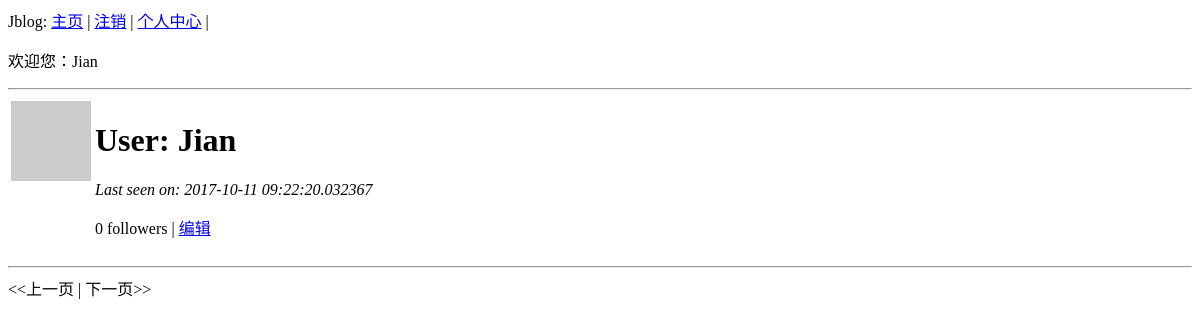
The app's page /user/Jian/1 (signed in), older data.
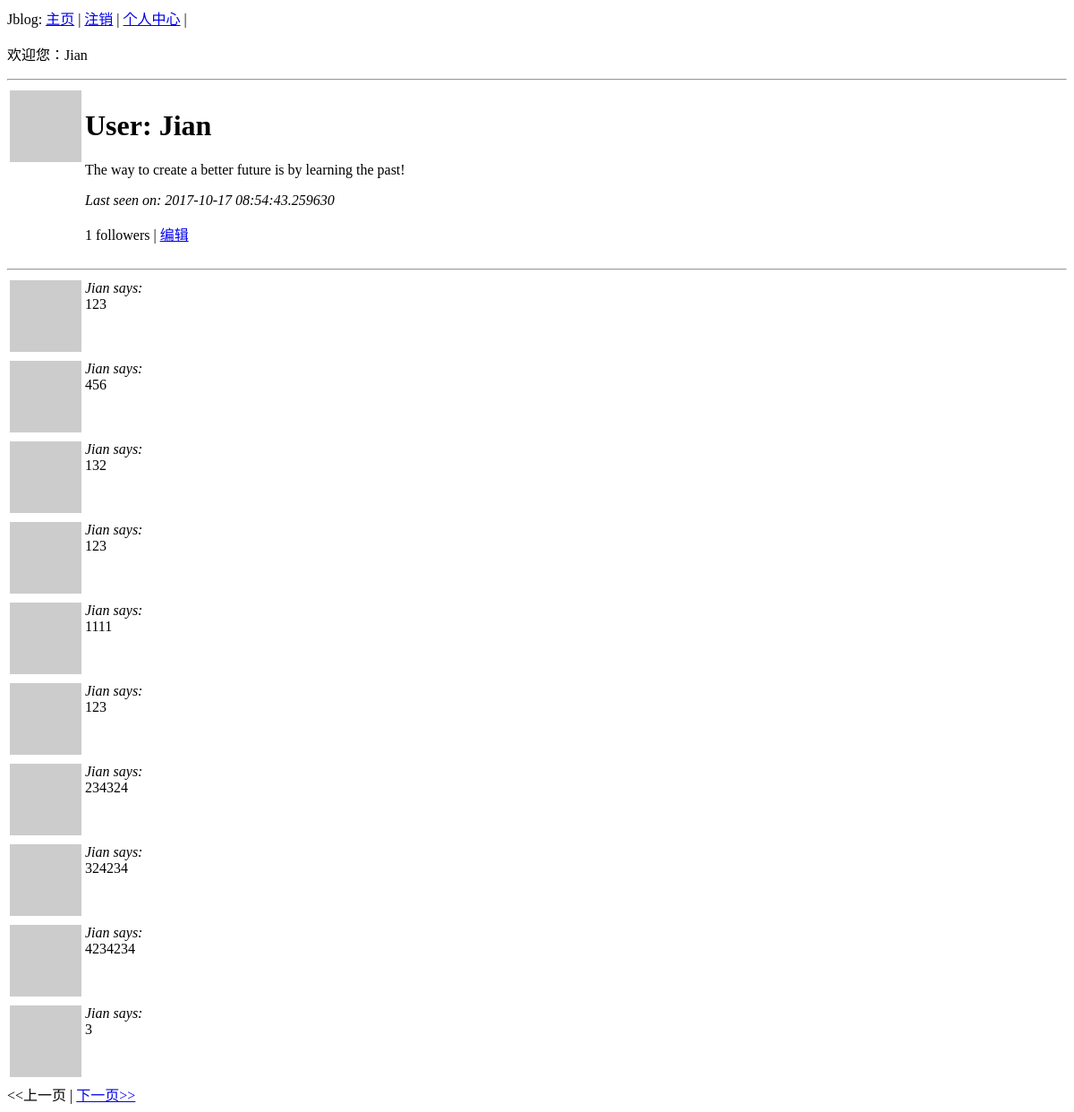
The same page, newer data.
### app/models.py (models this page shows, shortened)
class User(db.Model):
    id = db.Column(db.Integer, primary_key=True)
    nickname = db.Column(db.String(64), index=True, unique=True)
    email = db.Column(db.String(120), index=True, unique=True)
    posts = db.relationship('Post', backref='author', lazy='dynamic')
    about_me = db.Column(db.String(140))
    last_seen = db.Column(db.DateTime)
    followed = db.relationship('User',
        secondary = followers,
        primaryjoin = (followers.c.follower_id == id),
        secondaryjoin = (followers.c.followed_id == id),
        backref = db.backref('followers', lazy = 'dynamic'),
        lazy = 'dynamic')
    def avatar(self,size):
    	return 'http://www.gravatar.com/avatar/' + md5(self.email.encode('utf-8')).hexdigest() + '?d=mm&s=' + str(size)

class Post(db.Model):
	id = db.Column(db.Integer,primary_key=True)
	body = db.Column(db.String(140))
	timestamp = db.Column(db.DateTime)
	user_id = db.Column(db.Integer,db.ForeignKey('user.id'))

### app/views.py (the view)
@app.route('/user/<nickname>')
@app.route('/user/<nickname>/<int:page>')
@login_required
def user(nickname,page=1):
    user = User.query.filter_by(nickname=nickname).first()
    if user == None:
        flash('User '+nickname+' not found')
        return redirect(url_for('index'))
    posts = user.posts.paginate(page,POSTS_PER_PAGE,False)
    return render_template('user.html',
        user = user,
        posts = posts)

### app/views.py (called while the page is built)
@lm.user_loader
def load_user(id):
    return User.query.get(int(id))

@app.before_request
def before_request():
    g.user = current_user
    if g.user.is_authenticated:
        g.user.last_seen = datetime.utcnow()
        db.session.add(g.user)
        db.session.commit()

### app/templates/user.html
{% extends "base.html" %}
{% block content %}
<table>
    <tr valign="top">
        <td><img src="{{user.avatar(128)}}"></td>
        <td>
            <h1>User: {{user.nickname}}</h1>
            {% if user.about_me %}<p>{{user.about_me}}</p>{% endif %}
            {% if user.last_seen %}<p><i>Last seen on: {{user.last_seen}}</i></p>{% endif %}
            <p>{{user.followers.count()}} followers |
            {% if user.id == g.user.id %}
                <a href="{{url_for('edit')}}">编辑</a>
            {% elif not g.user.is_following(user) %}
                <a href="{{url_for('follow', nickname = user.nickname)}}">关注</a>
            {% else %}
                <a href="{{url_for('unfollow', nickname = user.nickname)}}">取消关注</a>
            {% endif %}
            </p>
        </td>
    </tr>
</table>
<hr>
{% for post in posts.items %}
    {% include 'post.html' %}
{% endfor %}
{% if posts.has_prev %} <a href="{{url_for('index',page=posts.prev_num)}}"><<上一页</a>{% else %} <<上一页 {% endif %}| {% if posts.has_next %} <a href="{{url_for('index',page=posts.next_num)}}"> 下一页>> </a>{% else %}下一页>>{% endif %}
{% endblock %}

### app/templates/base.html (shortened to what this page needs)
<!DOCTYPE html>
<html>
  <head>
  </head>
  <body>
    <div>Jblog:
        <a href="{{ url_for('index') }}">主页</a>
        {% if g.user.is_authenticated %}
        | <a href="{{ url_for('logout') }}">注销</a>
        | <a href="{{url_for('user',nickname = g.user.nickname)}}">个人中心</a>
        | <p>欢迎您：{{g.user.nickname}}</p>
        {% endif %}
    </div>
    <hr>
    {% block content %}{% endblock %}
  </body>
</html>

### app/templates/post.html
<table>
	<tr valign="top">
		<td><img src="{{post.author.avatar(50)}}" ></td><td><i>{{post.author.nickname}} says:</i><br>{{post.body}}</td>
	</tr>
</table>

Row changes from the older to the newer data that the page shows:
changed User "Jian": about_me (not shown) → "The way to create a better future is by learning the past!"; last_seen "2017-10-11 09:22:20.032367" → "2017-10-17 08:54:43.259630"
added Post: author.nickname "Jian", body "123"
added Post: author.nickname "Jian", body "456"
added Post: author.nickname "Jian", body "132"
added Post: author.nickname "Jian", body "123"
added Post: author.nickname "Jian", body "1111"
added Post: author.nickname "Jian", body "123"
added Post: author.nickname "Jian", body "234324"
added Post: author.nickname "Jian", body "324234"
added Post: author.nickname "Jian", body "4234234"
added Post: author.nickname "Jian", body "3"
Text that changed along with them:
{{ user.followers.count() }}: "0" → "1"
